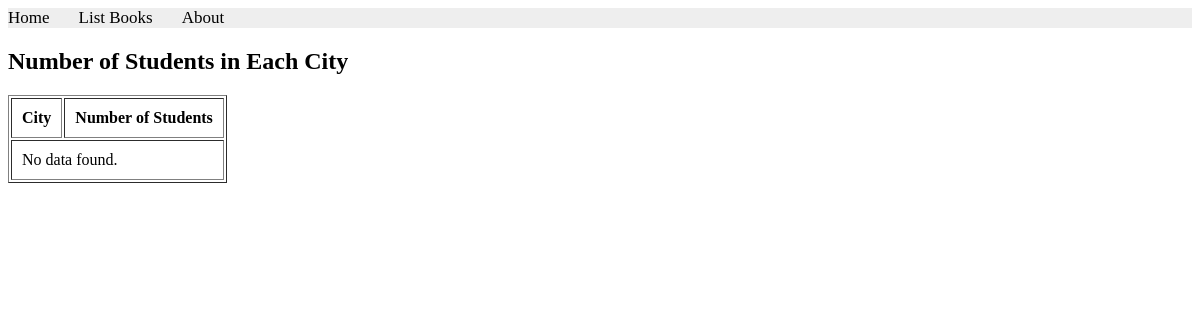
Before: /books/lab8/task7/ with the older database file.
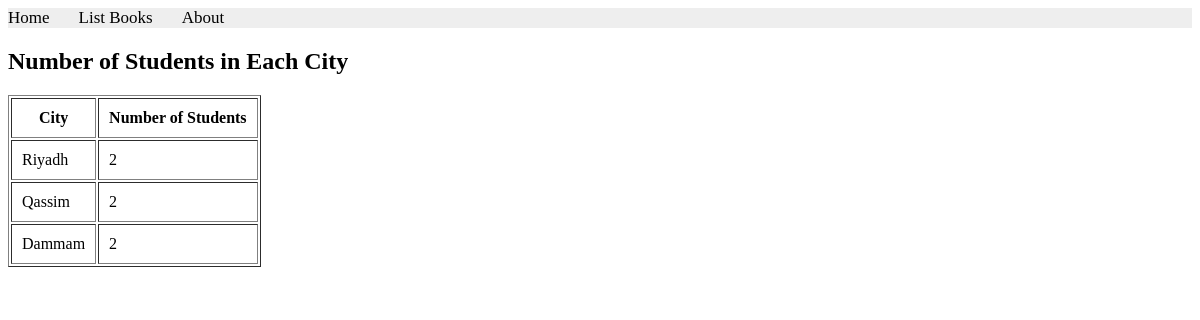
After: the same page with the newer database file.
### apps/bookmodule/models.py (models this page shows)
class Address(models.Model):
    city = models.CharField(max_length=100)

### apps/bookmodule/views.py (the view)
# urls.py: path('lab8/task7/', views.lab8_task7, name='books.lab8_task7'),
def lab8_task7(request):
    cities = Address.objects.annotate(student_count=Count('student'))
    return render(request, 'bookmodule/lab8_task7.html', {'cities': cities})

### apps/templates/bookmodule/lab8_task7.html (shortened to what this page needs)
{% extends "layouts/base.html" %}
{% block content %}
<h2>Number of Students in Each City</h2>
<table border="1" cellpadding="10">
    <tr>
        <th>City</th>
        <th>Number of Students</th>
    </tr>
    {% for city in cities %}
    <tr>
        <td>{{ city.city }}</td>
        <td>{{ city.student_count }}</td>
    </tr>
    {% empty %}
    <tr>
        <td colspan="2">No data found.</td>
    </tr>
    {% endfor %}
</table>
{% endblock content %}

Changed rows visible on the page:
added Address: city "Riyadh", student_count "2"
added Address: city "Qassim", student_count "2"
added Address: city "Dammam", student_count "2"
Other visible differences:
text no longer shown: "No data found."
